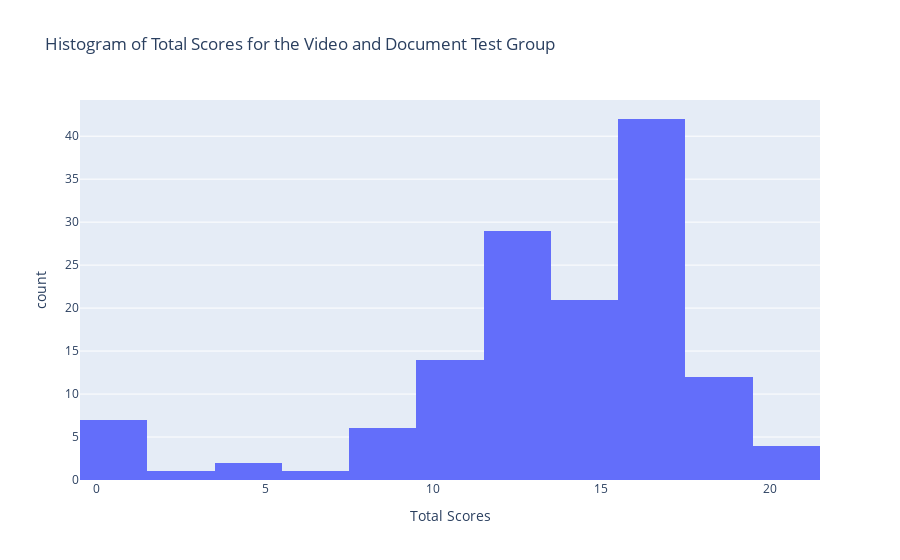

Here is the notebook cell this chart was saved with:
### Code cell
vidDocScoreHist = px.histogram(dfVidDoc, x='Score',
                  title='Histogram of Total Scores for the Video and Document Test Group',
                  labels={'Score':'Total Scores'})
vidDocScoreHist.show()

### Figure 1 — Plotly figure (JSON) as saved in the notebook; plotly's stock layout.template omitted (floating-point values rounded to 4 significant figures; data arrays with more than 128 entries replaced by an {"elided": "..."} marker saying what was removed)
{"data": [{"alignmentgroup": "True", "bingroup": "x", "hovertemplate": "Total Scores=%{x}<br>count=%{y}<extra></extra>", "legendgroup": "", "marker": {"color": "#636efa"}, "name": "", "offsetgroup": "", "orientation": "v", "showlegend": false, "type": "histogram", "x": {"elided": "139 int values"}, "xaxis": "x", "yaxis": "y"}], "layout": {"barmode": "relative", "legend": {"tracegroupgap": 0}, "title": {"text": "Histogram of Total Scores for the Video and Document Test Group"}, "xaxis": {"anchor": "y", "domain": [0, 1], "title": {"text": "Total Scores"}}, "yaxis": {"anchor": "x", "domain": [0, 1], "title": {"text": "count"}}}}
